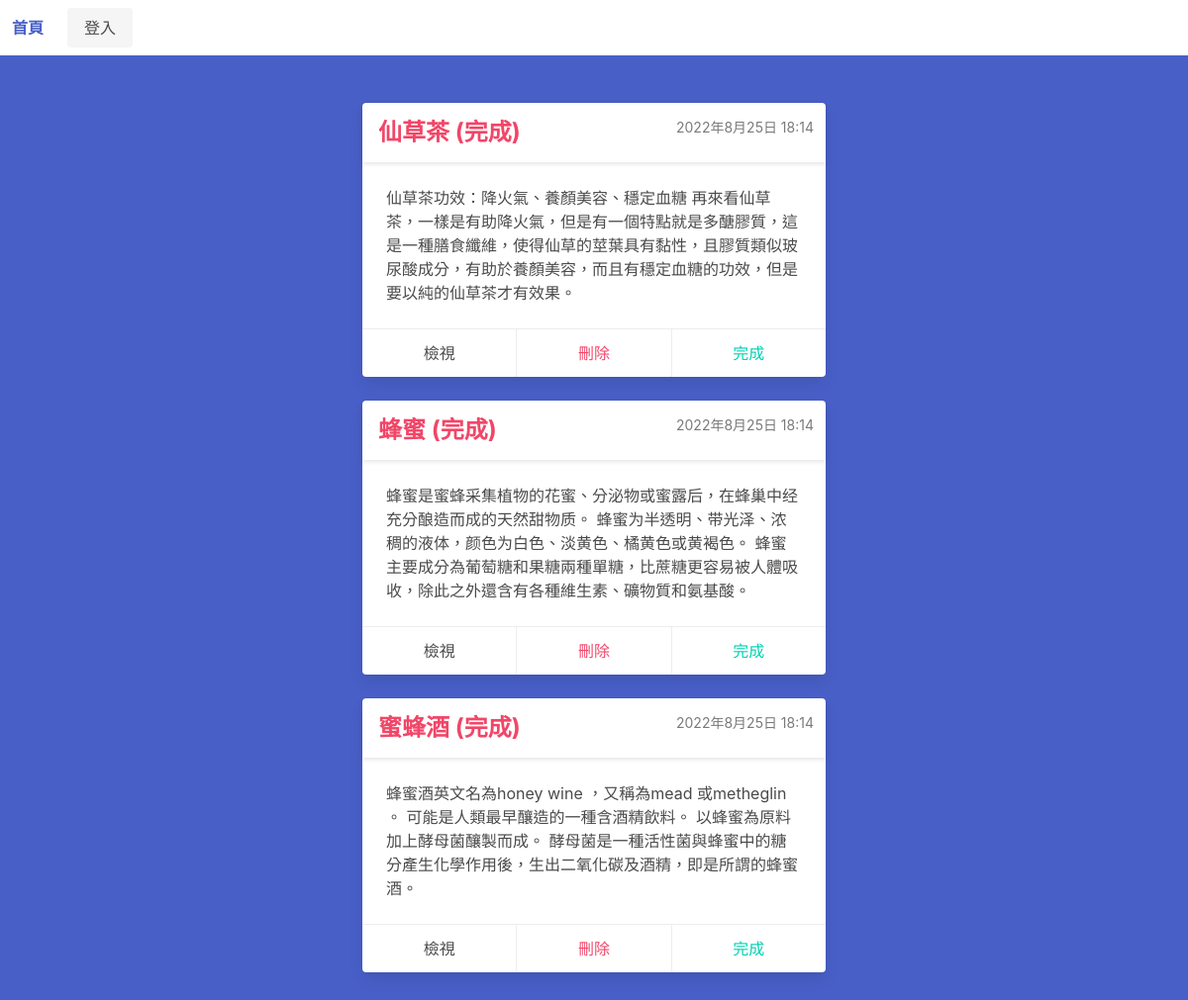
/todo/, run on the app's committed database.
### todo/models.py (models this page shows, shortened)
class Todo(models.Model):
    title = models.CharField(max_length=100)
    text = models.TextField(blank=True)
    created = models.DateTimeField(auto_now_add=True)
    price = models.CharField(max_length=100)
    capacity = models.CharField(max_length=100)
    photo = models.ImageField(upload_to='images/',blank=True,null=True)
    date_completed = models.DateTimeField(null=True, blank=True)
    completed = models.BooleanField(default=False)
    important = models.BooleanField(default=True)
    user = models.ForeignKey(User, on_delete=models.CASCADE)

### todo/views.py (the view)
# urls.py: path('todo/', views.todo, name='todo'),
def todo(request):
    todos = Todo.objects.all()
    return render(request, './todo/todo.html', {'todos': todos})

### todo/templates/todo/todo.html (shortened to what this page needs)
{% extends 'base.html' %}  {% block content %}
<div class="hero is-link is-fullheight-with-navbar">
  <div class="hero-body">
    <div class="container">
      {% if not todos %}
      <h1 class="is-size-1">目前無列表</h1>
      <form action="{% url 'create' %}">
        <button class="button is-warning">新增</button>
      </form>
      {% else %} {% for todo in todos %}
      <div class="columns is-centered">
        <div class="column is-6">
          <div class="card">
            <header class="card-header">
              {% if todo.important %}
              <p class="card-header-title has-text-danger is-size-4">
                {{ todo.title|truncatechars:20 }} {% if todo.completed%}
                (完成){%endif %}
              </p>
              {% else %}
              <p class="card-header-title has-text-info is-size-4">
                {{todo.title|truncatechars:20}} {% if todo.completed %}
                (完成){%endif %}
              </p>
              {% endif %}
              <p class="has-text-right pr-3 py-3 has-text-grey">
                <small>{{todo.created}}</small>
              </p>
            </header>
            <div class="card-content">
              <div class="content">
                {{todo.text}}
                <br />
              </div>
            </div>
            <footer class="card-footer">
              <a href="{% url 'view' todo.id %}" class="card-footer-item">檢視</a>
              <a href="{% url 'delete' todo.id %}" class="card-footer-item has-text-danger">刪除</a>
              <a href="{% url 'completed_by_id' todo.id %}" class="card-footer-item has-text-primary">完成</a>
            </footer>
          </div>
        </div>
      </div>
      {% endfor %} {% endif %}
    </div>
  </div>
</div>
{% endblock %}

### data on the page
Todo: title "仙草茶", completed "(完成)", created "2022年8月25日 18:14", text "仙草茶功效：降火氣、養顏美容、穩定血糖 再來看仙草茶，一樣是有助降火氣，但是有一個特點就是多醣膠質，這是一種膳食纖維，使得仙草的莖葉具有黏性，且膠質類似玻尿酸成分，有助於養顏美容，而且有穩定血糖的功效，但是要以純的仙草茶才有效果。"
Todo: title "蜂蜜", completed "(完成)", created "2022年8月25日 18:14", text "蜂蜜是蜜蜂采集植物的花蜜、分泌物或蜜露后，在蜂巢中经充分酿造而成的天然甜物质。 蜂蜜为半透明、带光泽、浓稠的液体，颜色为白色、淡黄色、橘黄色或黄褐色。 蜂蜜主要成分為葡萄糖和果糖兩種單糖，比蔗糖更容易被人體吸收，除此之外還含有各種維生素、礦物質和氨基酸。"
Todo: title "蜜蜂酒", completed "(完成)", created "2022年8月25日 18:14", text "蜂蜜酒英文名為honey wine ，又稱為mead 或metheglin 。 可能是人類最早釀造的一種含酒精飲料。 以蜂蜜為原料加上酵母菌釀製而成。 酵母菌是一種活性菌與蜂蜜中的糖分產生化學作用後，生出二氧化碳及酒精，即是所謂的蜂蜜酒。"
